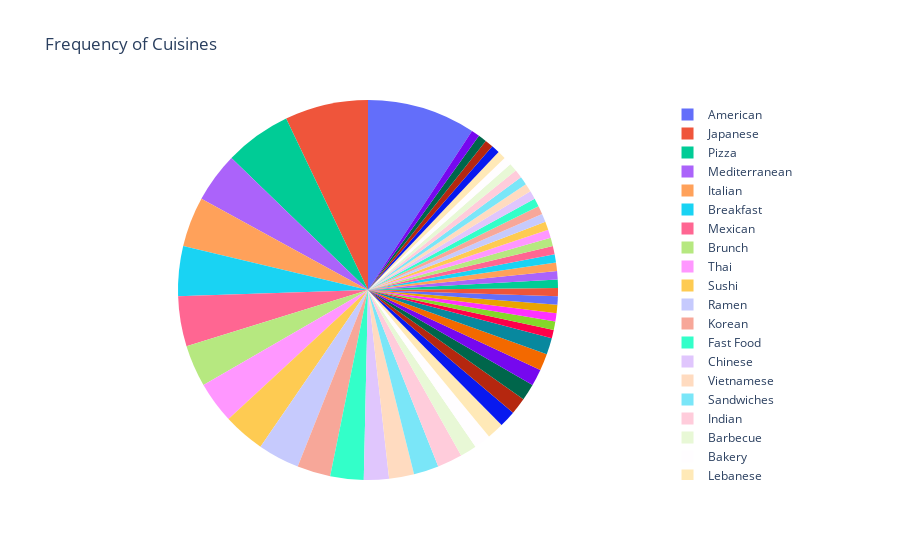

The notebook cell saved with this chart:
### Code cell
df_cuisines = df.explode('Cuisines')
cuisine_counts = df_cuisines['Cuisines'].value_counts().reset_index()

cuisine_counts.columns = ['Cuisine', 'Count']

cuisine_counts = cuisine_counts.sort_values('Count', ascending=False).reset_index(drop=True)

fig1 = px.pie(cuisine_counts, names = 'Cuisine', values = 'Count', title = 'Frequency of Cuisines')

fig1.update_traces(textinfo='none')
fig1.show()

### Figure 1 — Plotly figure (JSON) as saved in the notebook; plotly's stock layout.template omitted (floating-point values rounded to 4 significant figures)
{"data": [{"domain": {"x": [0, 1], "y": [0, 1]}, "hovertemplate": "Cuisine=%{label}<br>Count=%{value}<extra></extra>", "labels": ["American", "Japanese", "Pizza", "Mediterranean", "Italian", "Breakfast", "Mexican", "Brunch", "Thai", "Sushi", "Ramen", "Korean", "Fast Food", "Chinese", "Vietnamese", "Sandwiches", "Indian", "Barbecue", "Bakery", "Lebanese", "Burgers", "Kebab", "Chicken", "Hawaiian", "Seafood", "Californian", "Food Truck", "Pho", "Hotpot", "Fried Chicken", "Argentinian", "Banh Mi", "Middle Eastern", "Halal", "French", "Soup", "Hot Pot", "Taiwanese", "Asian", "Diner", "Cafe", "Açaí Bowls", "Laotian", "Caribbean", "Greek", "Poke", "Taqueria", "Tacos", "Vegan", "Bar", "Sushi ,Grill and Chinese Cuisine", "Wine Bar", "Healthy", "New Zealand"], "legendgroup": "", "name": "", "showlegend": true, "textinfo": "none", "type": "pie", "values": [13, 10, 8, 6, 6, 6, 6, 5, 5, 5, 5, 4, 4, 3, 3, 3, 3, 2, 2, 2, 2, 2, 2, 2, 2, 2, 1, 1, 1, 1, 1, 1, 1, 1, 1, 1, 1, 1, 1, 1, 1, 1, 1, 1, 1, 1, 1, 1, 1, 1, 1, 1, 1, 1]}], "layout": {"legend": {"tracegroupgap": 0}, "title": {"text": "Frequency of Cuisines"}}}
